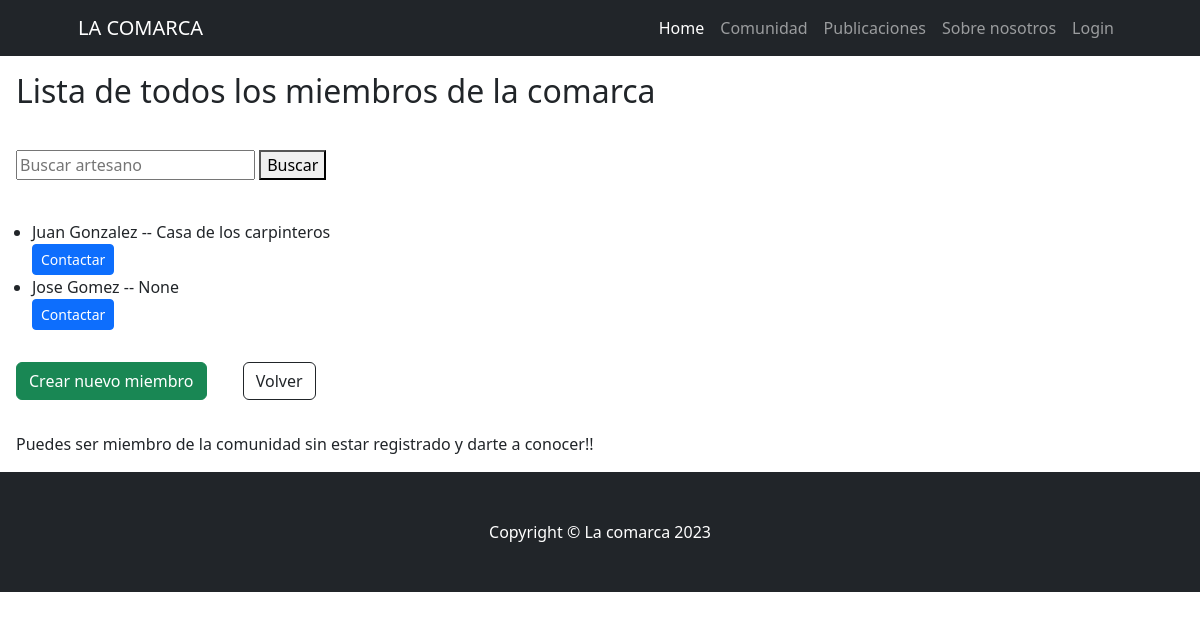
Page /comunidad/miembro_list/ on the earlier database version.
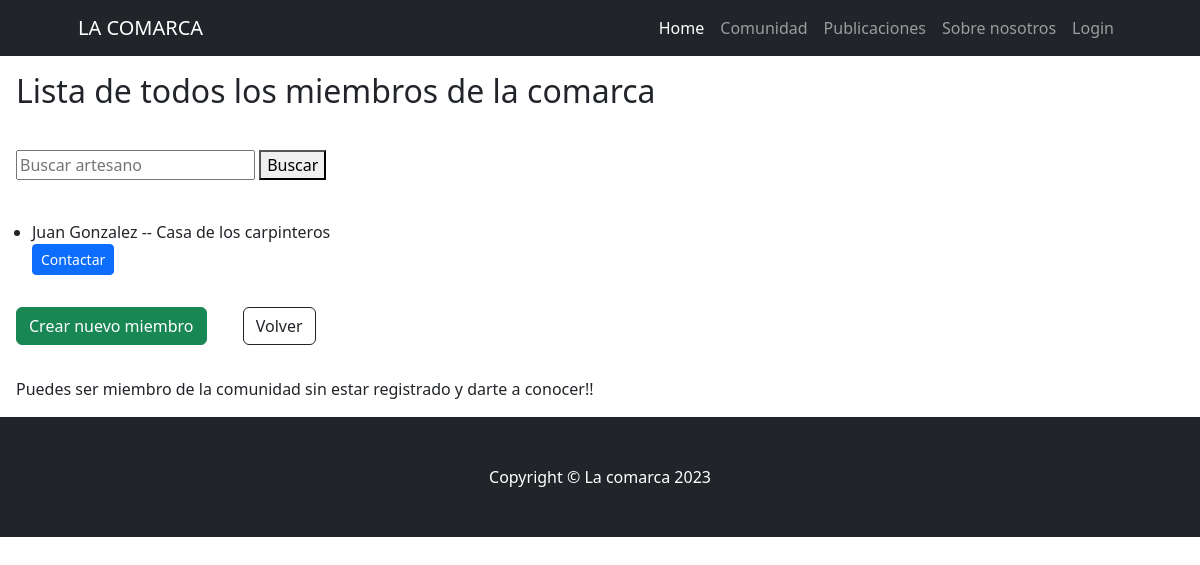
Same page on the later database version.
### comunidad/models.py (models this page shows, shortened)
class Miembro(models.Model):
    nombre = models.CharField(max_length=50)
    apellido = models.CharField(max_length=50)
    nacimiento = models.DateField(null=True)
    profesion = models.CharField(max_length=50)
    email = models.EmailField(unique=True)
    casa_comarca = models.ForeignKey(CasasComunidad, on_delete=models.SET_NULL,null=True,blank=True, verbose_name="Hogar en la comarca")
    class Meta:
        verbose_name = "Miembro"
        verbose_name_plural = "Miembros"

class CasasComunidad(models.Model):
    nombre_casa = models.CharField(max_length=50)
    descripcion = models.CharField(max_length=500)
    def __str__(self):
        return self.nombre_casa
    class Meta:
        verbose_name = "Casa"
        verbose_name_plural = "Casas"

### comunidad/views.py (the view)
# urls.py: path("miembro_list/", views.MiembroList.as_view(), name="miembro_list"),
class MiembroList(ListView):
    model = models.Miembro
    def get_queryset(self):
        consulta = self.request.GET.get("buscar")
        if consulta:
            object_list = models.Miembro.objects.filter(nombre__icontains=consulta)
        else:
            object_list = models.Miembro.objects.all()
        return object_list

### comunidad/templates/comunidad/miembro_list.html (shortened to what this page needs)
{% extends 'home/base.html' %}
{% block content %}
<body>
    <h2 class="m-3 ">Lista de todos los miembros de la comarca</h2>
    <div class="py-4 m-3">
        <form action="" method="get">
            <input type="text" name="buscar" placeholder="Buscar artesano">
            <button type="submit">Buscar</button>
        </form>
    </div>
    <ul>
        {% for miembro in object_list %}
            <li>{{miembro.nombre}} {{miembro.apellido}} -- {{miembro.casa_comarca}}</li>
            <div class="card-footer"><a class="btn btn-primary btn-sm" href="{% url 'comunidad:miembro_detail' miembro.id %}">Contactar</a>
            </div>
        {% endfor %}
    </ul>
    <a class="btn btn-success m-3" href="{% url 'comunidad:miembro_create' %}">Crear nuevo miembro</a>
    <a class="btn btn-outline-dark m-3 m-3" href="{% url 'comunidad:index' %}">Volver</a>
    {% if not user.is_authenticated %}
    <p class="m-lg-3">Puedes ser miembro de la comunidad sin estar registrado y darte a conocer!!</p>
    {% endif %}
</body>
{% endblock content %}

Differences in the rows shown:
removed Miembro: nombre "Jose", apellido "Gomez", casa_comarca "None"
